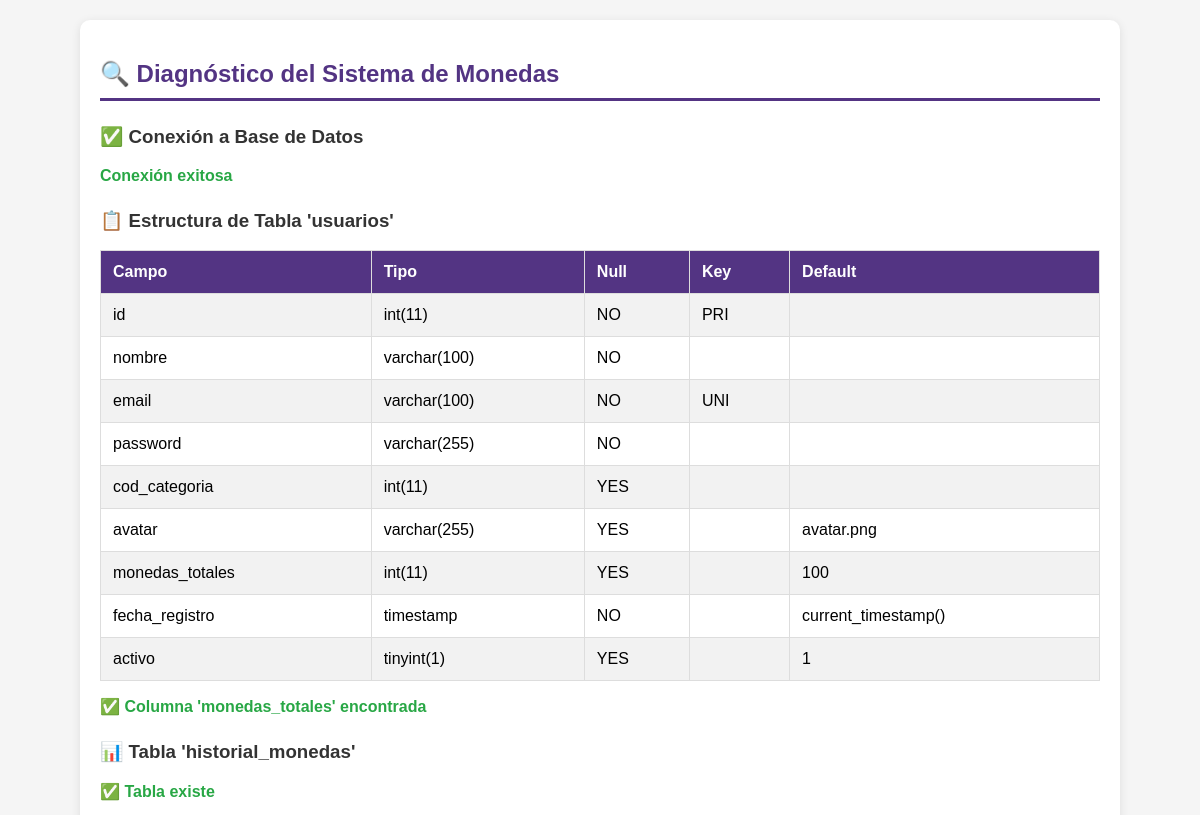
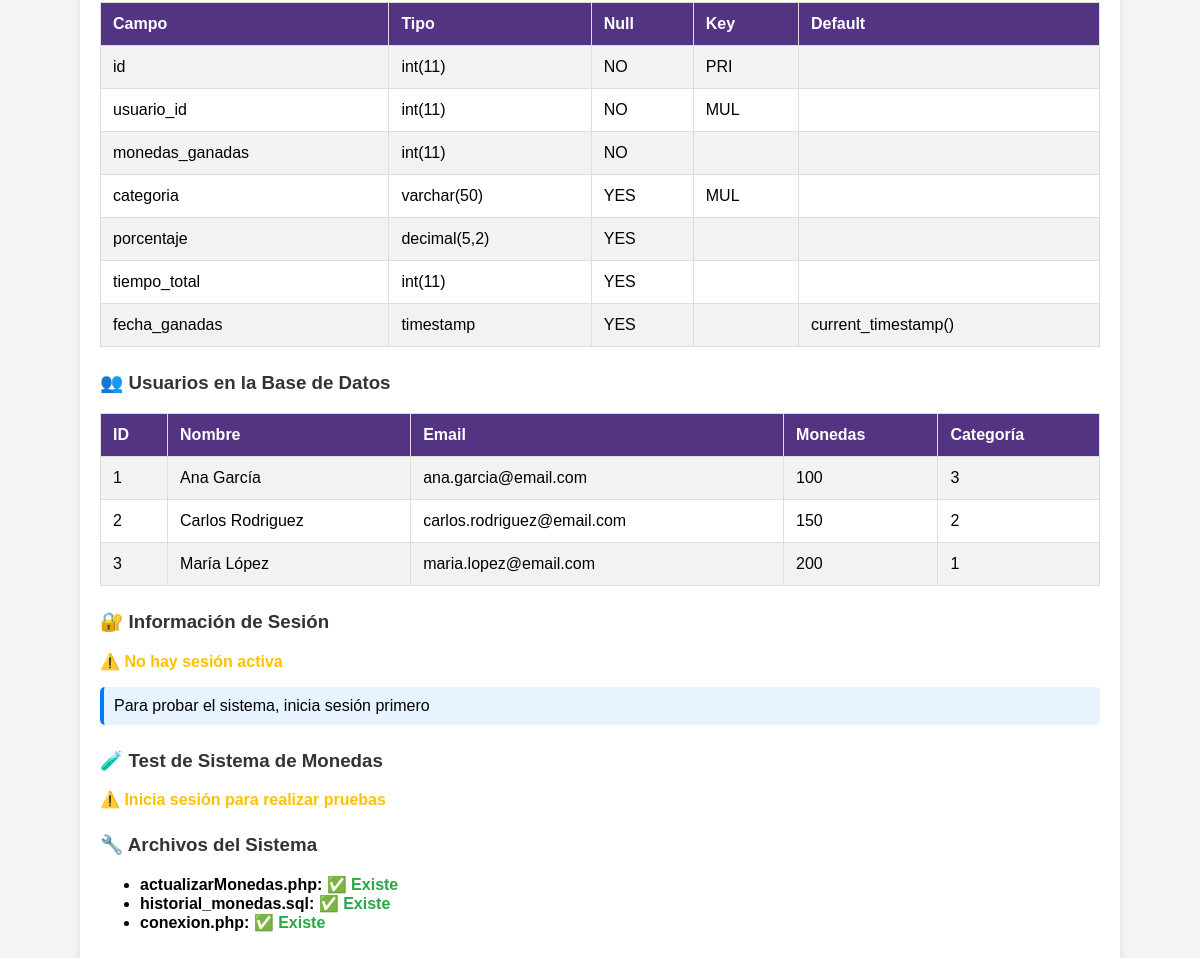
The app's page /panelControl/diagnostico_monedas.php with its own data (2 pictures, top to bottom).
### tables this page shows
CREATE TABLE `usuarios` (
  `id` int(11) NOT NULL,
  `nombre` varchar(100) NOT NULL,
  `email` varchar(100) NOT NULL,
  `password` varchar(255) NOT NULL,
  `cod_categoria` int(11) DEFAULT NULL,
  `avatar` varchar(255) DEFAULT 'avatar.png',
  `monedas_totales` int(11) DEFAULT 100,
  `fecha_registro` timestamp NOT NULL DEFAULT current_timestamp(),
  `activo` tinyint(1) DEFAULT 1
);

### panelControl/diagnostico_monedas.php (the view, shortened to what this page needs)
<?php
require_once '../bd/conexion.php';
?>
<!DOCTYPE html>
<html lang="es">
<head>
</head>
<body>
    <div class="container">
        <h2>🔍 Diagnóstico del Sistema de Monedas</h2>
        <?php
        try {
            echo "<h3>✅ Conexión a Base de Datos</h3>";
            echo "<p class='success'>Conexión exitosa</p>";
            echo "<h3>📋 Estructura de Tabla 'usuarios'</h3>";
            $stmt = $pdo->query("DESCRIBE usuarios");
            $columns = $stmt->fetchAll(PDO::FETCH_ASSOC);
            echo "<table>";
            echo "<tr><th>Campo</th><th>Tipo</th><th>Null</th><th>Key</th><th>Default</th></tr>";
            $hasMonedas = false;
            foreach ($columns as $column) {
                if ($column['Field'] === 'monedas_totales') $hasMonedas = true;
                echo "<tr>";
                echo "<td>" . htmlspecialchars($column['Field']) . "</td>";
                echo "<td>" . htmlspecialchars($column['Type']) . "</td>";
                echo "<td>" . htmlspecialchars($column['Null']) . "</td>";
                echo "<td>" . htmlspecialchars($column['Key']) . "</td>";
                echo "<td>" . htmlspecialchars($column['Default'] ?? '') . "</td>";
                echo "</tr>";
            }
            echo "</table>";
            if ($hasMonedas) {
                echo "<p class='success'>✅ Columna 'monedas_totales' encontrada</p>";
            } else {
                echo "<p class='error'>❌ Columna 'monedas_totales' NO encontrada</p>";
            }
            echo "<h3>📊 Tabla 'historial_monedas'</h3>";
            try {
                $stmt = $pdo->query("DESCRIBE historial_monedas");
                $columns = $stmt->fetchAll(PDO::FETCH_ASSOC);
                echo "<p class='success'>✅ Tabla existe</p>";
                echo "<table>";
                echo "<tr><th>Campo</th><th>Tipo</th><th>Null</th><th>Key</th><th>Default</th></tr>";
                foreach ($columns as $column) {
                    echo "<tr>";
                    echo "<td>" . htmlspecialchars($column['Field']) . "</td>";
                    echo "<td>" . htmlspecialchars($column['Type']) . "</td>";
                    echo "<td>" . htmlspecialchars($column['Null']) . "</td>";
                    echo "<td>" . htmlspecialchars($column['Key']) . "</td>";
                    echo "<td>" . htmlspecialchars($column['Default'] ?? '') . "</td>";
                    echo "</tr>";
                }
                echo "</table>";
            } catch (PDOException $e) {
                echo "<p class='error'>❌ Tabla no existe: " . htmlspecialchars($e->getMessage()) . "</p>";
                echo "<div class='info'><strong>Solución:</strong> Ejecuta el archivo historial_monedas.sql en phpMyAdmin</div>";
            }
            echo "<h3>👥 Usuarios en la Base de Datos</h3>";
            $stmt = $pdo->query("SELECT id, nombre, email, monedas_totales, cod_categoria FROM usuarios LIMIT 5");
            $usuarios = $stmt->fetchAll(PDO::FETCH_ASSOC);
            echo "<table>";
            echo "<tr><th>ID</th><th>Nombre</th><th>Email</th><th>Monedas</th><th>Categoría</th></tr>";
            foreach ($usuarios as $usuario) {
                echo "<tr>";
                echo "<td>" . htmlspecialchars($usuario['id']) . "</td>";
                echo "<td>" . htmlspecialchars($usuario['nombre']) . "</td>";
                echo "<td>" . htmlspecialchars($usuario['email']) . "</td>";
                echo "<td>" . htmlspecialchars($usuario['monedas_totales']) . "</td>";
                echo "<td>" . htmlspecialchars($usuario['cod_categoria'] ?? 'Sin asignar') . "</td>";
                echo "</tr>";
            }
            echo "</table>";
            echo "<h3>🔐 Información de Sesión</h3>";
            if (isset($_SESSION['usuario_id'])) {
                echo "<p class='success'>✅ Sesión activa</p>";
                echo "<ul>";
                echo "<li><strong>Usuario ID:</strong> " . htmlspecialchars($_SESSION['usuario_id']) . "</li>";
                echo "<li><strong>Usuario Nombre:</strong> " . htmlspecialchars($_SESSION['usuario_nombre'] ?? 'No establecido') . "</li>";
                echo "<li><strong>Usuario Monedas:</strong> " . htmlspecialchars($_SESSION['usuario_monedas'] ?? 'No establecido') . "</li>";
                echo "</ul>";
            } else {
                echo "<p class='warning'>⚠️ No hay sesión activa</p>";
                echo "<div class='info'>Para probar el sistema, inicia sesión primero</div>";
            }
            echo "<h3>🧪 Test de Sistema de Monedas</h3>";
            if (isset($_SESSION['usuario_id'])) {
                echo "<div class='info'>";
                echo "<p><strong>Test automático disponible:</strong></p>";
                echo "<p>El sistema está configurado correctamente. Puedes probar:</p>";
                echo "<ol>";
                echo "<li>Jugar una trivia completa</li>";
                echo "<li>Verificar que las monedas se actualicen en tiempo real</li>";
                echo "<li>Comprobar el historial en la base de datos</li>";
                echo "</ol>";
                echo "</div>";
            } else {
                echo "<p class='warning'>⚠️ Inicia sesión para realizar pruebas</p>";
            }
        } catch (PDOException $e) {
            echo "<h3 class='error'>❌ Error de Base de Datos</h3>";
            echo "<p class='error'>" . htmlspecialchars($e->getMessage()) . "</p>";
        }
        ?>
        <h3>🔧 Archivos del Sistema</h3>
        <ul>
            <li><strong>actualizarMonedas.php:</strong> <?php echo file_exists('actualizarMonedas.php') ? '<span class="success">✅ Existe</span>' : '<span class="error">❌ No existe</span>'; ?></li>
            <li><strong>historial_monedas.sql:</strong> <?php echo file_exists('../bd/historial_monedas.sql') ? '<span class="success">✅ Existe</span>' : '<span class="error">❌ No existe</span>'; ?></li>
            <li><strong>conexion.php:</strong> <?php echo file_exists('../bd/conexion.php') ? '<span class="success">✅ Existe</span>' : '<span class="error">❌ No existe</span>'; ?></li>
        </ul>
    </div>
</body>
</html>

### panelControl/diagnostico_monedas.php (style rules this page uses)
body { font-family: Arial, sans-serif; margin: 20px; background: #f5f5f5; }
.container { max-width: 1000px; margin: 0 auto; background: white; padding: 20px; border-radius: 10px; box-shadow: 0 2px 10px rgba(0,0,0,0.1); }
table { width: 100%; border-collapse: collapse; margin: 10px 0; }
th, td { padding: 12px; text-align: left; border: 1px solid #ddd; }
th { background-color: #533483; color: white; }
tr:nth-child(even) { background-color: #f2f2f2; }
h2 { color: #533483; border-bottom: 3px solid #533483; padding-bottom: 10px; }
h3 { color: #333; margin-top: 25px; }
.success { color: #28a745; font-weight: bold; }
.warning { color: #ffc107; font-weight: bold; }
.info { background: #e7f3ff; padding: 10px; border-radius: 5px; margin: 10px 0; border-left: 4px solid #007bff; }

### records on screen
usuarios: id "1", nombre "Ana García", email "ana.garcia@email.com", monedas_totales "100", cod_categoria "3"
usuarios: id "2", nombre "Carlos Rodriguez", email "carlos.rodriguez@email.com", monedas_totales "150", cod_categoria "2"
usuarios: id "3", nombre "María López", email "maria.lopez@email.com", monedas_totales "200", cod_categoria "1"

### other values on screen
$column['Field'] "id"
$column['Type'] "int(11)"
$column['Null'] "NO"
$column['Key'] "PRI"
$column['Field'] "nombre"
$column['Type'] "varchar(100)"
$column['Field'] "email"
$column['Key'] "UNI"
$column['Field'] "password"
$column['Type'] "varchar(255)"
$column['Field'] "cod_categoria"
$column['Null'] "YES"
$column['Field'] "avatar"
$column['Default'] "avatar.png"
$column['Field'] "monedas_totales"
